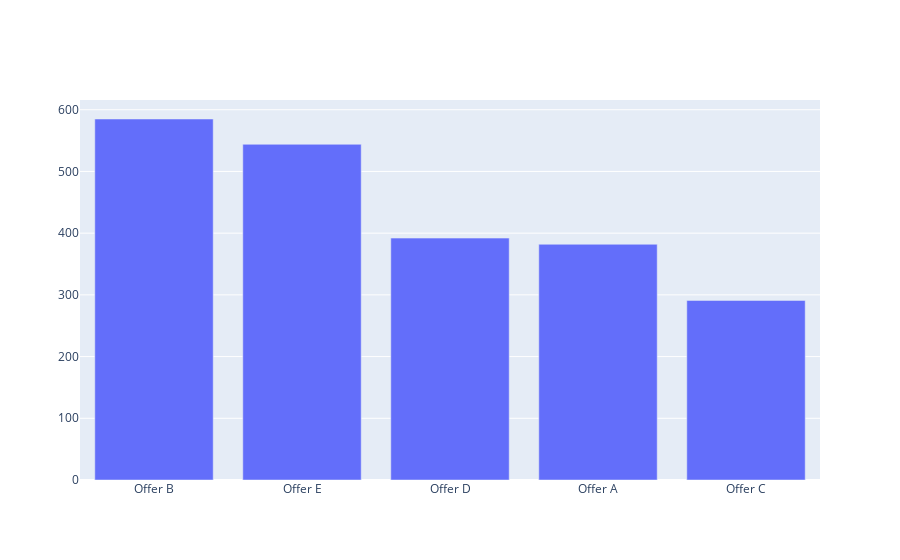

The notebook cell this image was saved under:
### Code cell
fig = go.Figure([go.Bar(x = off.index, y = off.values)])
fig.show()

### Figure 1 — Plotly figure (JSON) as saved in the notebook; plotly's stock layout.template omitted (floating-point values rounded to 4 significant figures)
{"data": [{"type": "bar", "x": ["Offer B", "Offer E", "Offer D", "Offer A", "Offer C"], "y": [585, 544, 392, 382, 291]}], "layout": {}}
